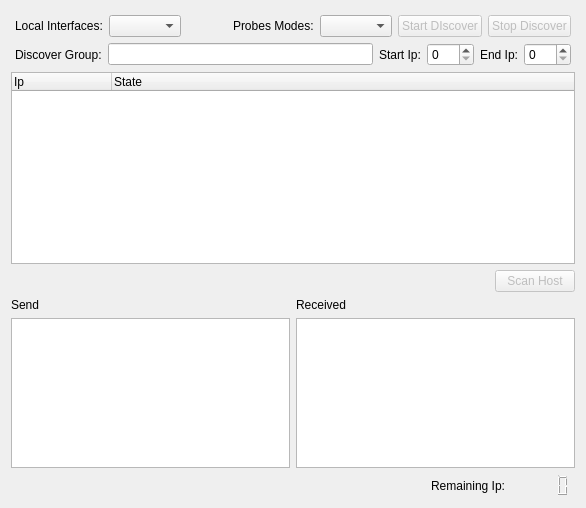
      <widget class="QWidget" name="tabDiscover">
       <attribute name="icon">
        <iconset resource="../../mainwin.qrc">
         <normaloff>:/images/images/document-preview-archive.png</normaloff>:/images/images/document-preview-archive.png</iconset>
       </attribute>
       <attribute name="title">
        <string>Discover</string>
       </attribute>
       <layout class="QGridLayout" name="gridLayout_13">
        <item row="0" column="0">
         <layout class="QHBoxLayout" name="horizontalLayout_8">
          <property name="leftMargin">
           <number>4</number>
          </property>
          <property name="topMargin">
           <number>4</number>
          </property>
          <property name="rightMargin">
           <number>4</number>
          </property>
          <item>
           <widget class="QLabel" name="label">
            <property name="maximumSize">
             <size>
              <width>16777215</width>
              <height>16777215</height>
             </size>
            </property>
            <property name="text">
             <string>Local Interfaces:</string>
            </property>
           </widget>
          </item>
          <item>
           <widget class="QComboBox" name="comboDiscover">
            <property name="sizePolicy">
             <sizepolicy hsizetype="Expanding" vsizetype="Fixed">
              <horstretch>0</horstretch>
              <verstretch>0</verstretch>
             </sizepolicy>
            </property>
            <property name="minimumSize">
             <size>
              <width>0</width>
              <height>0</height>
             </size>
            </property>
           </widget>
          </item>
          <item>
           <widget class="QPushButton" name="reloadComboDiscover">
            <property name="toolTip">
             <string extracomment="Reload Interfaces"/>
            </property>
            <property name="text">
             <string/>
            </property>
            <property name="icon">
             <iconset resource="../../mainwin.qrc">
              <normaloff>:/images/images/reload.png</normaloff>:/images/images/reload.png</iconset>
            </property>
            <property name="flat">
             <bool>true</bool>
            </property>
           </widget>
          </item>
          <item>
           <widget class="QLabel" name="labelProbesModes">
            <property name="sizePolicy">
             <sizepolicy hsizetype="Fixed" vsizetype="Preferred">
              <horstretch>0</horstretch>
              <verstretch>0</verstretch>
             </sizepolicy>
            </property>
            <property name="text">
             <string>Probes Modes:</string>
            </property>
           </widget>
          </item>
          <item>
           <widget class="QComboBox" name="discoverProbesCombo">
            <property name="sizePolicy">
             <sizepolicy hsizetype="Preferred" vsizetype="Fixed">
              <horstretch>0</horstretch>
              <verstretch>0</verstretch>
             </sizepolicy>
            </property>
           </widget>
          </item>
          <item>
           <widget class="QPushButton" name="startDiscoverButt">
            <property name="enabled">
             <bool>false</bool>
            </property>
            <property name="text">
             <string>Start DIscover</string>
            </property>
            <property name="icon">
             <iconset resource="../../mainwin.qrc">
              <normaloff>:/images/images/document-preview-archive.png</normaloff>:/images/images/document-preview-archive.png</iconset>
            </property>
           </widget>
          </item>
          <item>
           <widget class="QPushButton" name="stopDiscoverButt">
            <property name="enabled">
             <bool>false</bool>
            </property>
            <property name="text">
             <string>Stop Discover</string>
            </property>
            <property name="icon">
             <iconset resource="../../mainwin.qrc">
              <normaloff>:/images/images/button_cancel.png</normaloff>:/images/images/button_cancel.png</iconset>
            </property>
           </widget>
          </item>
         </layout>
        </item>
        <item row="1" column="0">
         <layout class="QHBoxLayout" name="horizontalLayout_9">
          <property name="leftMargin">
           <number>4</number>
          </property>
          <property name="rightMargin">
           <number>4</number>
          </property>
          <item>
           <widget class="QLabel" name="label_2">
            <property name="text">
             <string>Discover Group:</string>
            </property>
           </widget>
          </item>
          <item>
           <widget class="QLineEdit" name="lineIpDiscover"/>
          </item>
          <item>
           <widget class="QLabel" name="label_3">
            <property name="text">
             <string>Start Ip:</string>
            </property>
           </widget>
          </item>
          <item>
           <widget class="QSpinBox" name="spinBeginDiscover">
            <property name="maximum">
             <number>255</number>
            </property>
           </widget>
          </item>
          <item>
           <widget class="QLabel" name="label_4">
            <property name="text">
             <string>End Ip:</string>
            </property>
           </widget>
          </item>
          <item>
           <widget class="QSpinBox" name="spinEndDiscover">
            <property name="maximum">
             <number>255</number>
            </property>
           </widget>
          </item>
         </layout>
        </item>
        <item row="2" column="0">
         <widget class="QTreeWidget" name="treeDiscover">
          <property name="alternatingRowColors">
           <bool>true</bool>
          </property>
          <property name="rootIsDecorated">
           <bool>false</bool>
          </property>
          <column>
           <property name="text">
            <string>Ip</string>
           </property>
          </column>
          <column>
           <property name="text">
            <string>State</string>
           </property>
          </column>
         </widget>
        </item>
        <item row="3" column="0">
         <layout class="QHBoxLayout" name="horizontalLayout_25">
          <item>
           <spacer name="horizontalSpacer_8">
            <property name="orientation">
             <enum>Qt::Horizontal</enum>
            </property>
            <property name="sizeHint" stdset="0">
             <size>
              <width>0</width>
              <height>0</height>
             </size>
            </property>
           </spacer>
          </item>
          <item>
           <widget class="QPushButton" name="discoverScanButt">
            <property name="enabled">
             <bool>false</bool>
            </property>
            <property name="sizePolicy">
             <sizepolicy hsizetype="Fixed" vsizetype="Fixed">
              <horstretch>0</horstretch>
              <verstretch>0</verstretch>
             </sizepolicy>
            </property>
            <property name="text">
             <string>Scan Host</string>
            </property>
            <property name="icon">
             <iconset resource="../../mainwin.qrc">
              <normaloff>:/images/images/viewmag.png</normaloff>:/images/images/viewmag.png</iconset>
            </property>
           </widget>
          </item>
         </layout>
        </item>
        <item row="4" column="0">
         <layout class="QGridLayout" name="gridLayout_9">
          <item row="1" column="0">
           <widget class="QTextEdit" name="textDiscoverSend">
            <property name="sizePolicy">
             <sizepolicy hsizetype="Expanding" vsizetype="Fixed">
              <horstretch>0</horstretch>
              <verstretch>0</verstretch>
             </sizepolicy>
            </property>
            <property name="maximumSize">
             <size>
              <width>16777215</width>
              <height>150</height>
             </size>
            </property>
           </widget>
          </item>
          <item row="1" column="1">
           <widget class="QTextEdit" name="textDiscoverRec">
            <property name="sizePolicy">
             <sizepolicy hsizetype="Expanding" vsizetype="Fixed">
              <horstretch>0</horstretch>
              <verstretch>0</verstretch>
             </sizepolicy>
            </property>
            <property name="maximumSize">
             <size>
              <width>16777215</width>
              <height>150</height>
             </size>
            </property>
           </widget>
          </item>
          <item row="0" column="0">
           <widget class="QLabel" name="label_14">
            <property name="text">
             <string>Send</string>
            </property>
           </widget>
          </item>
          <item row="0" column="1">
           <widget class="QLabel" name="label_15">
            <property name="text">
             <string>Received</string>
            </property>
           </widget>
          </item>
         </layout>
        </item>
        <item row="5" column="0">
         <layout class="QHBoxLayout" name="horizontalLayout_22">
          <item>
           <spacer name="horizontalSpacer_7">
            <property name="orientation">
             <enum>Qt::Horizontal</enum>
            </property>
            <property name="sizeHint" stdset="0">
             <size>
              <width>0</width>
              <height>0</height>
             </size>
            </property>
           </spacer>
          </item>
          <item>
           <widget class="QLabel" name="label_12">
            <property name="layoutDirection">
             <enum>Qt::LeftToRight</enum>
            </property>
            <property name="text">
             <string>Remaining Ip:</string>
            </property>
            <property name="alignment">
             <set>Qt::AlignRight|Qt::AlignTrailing|Qt::AlignVCenter</set>
            </property>
           </widget>
          </item>
          <item>
           <widget class="QLCDNumber" name="nseNumber">
            <property name="frameShape">
             <enum>QFrame::NoFrame</enum>
            </property>
            <property name="lineWidth">
             <number>0</number>
            </property>
           </widget>
          </item>
         </layout>
        </item>
       </layout>
      </widget>
